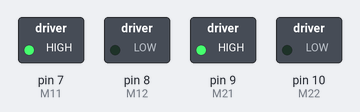
Bench run of a sketch on a simulated Arduino Uno, built with avr-gcc and run on an emulated ATmega328P. Parts: switched loads named in the sketch (green lamp = pin HIGH).

Above: at 0.1 s.
Timing chart, 0 to 1.6 s (numbered marks = the images above):
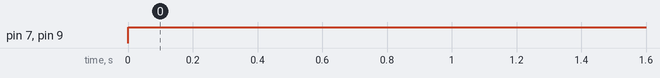

Measured:
- by itself, pin 7 (M11), pin 9 (M21): LOW → HIGH at 0.00 s

The sketch:

Motor_Control.ino
```cpp
#define M11 7  // Left Motor Pin 1
#define M12 8  // Left Motor Pin 2
#define M21 9  // Right Motor Pin 1
#define M22 10 // Right Motor Pin 2

void setup() {
  pinMode(M11, OUTPUT);
  pinMode(M12, OUTPUT);
  pinMode(M21, OUTPUT);
  pinMode(M22, OUTPUT);
}

void loop() {
  digitalWrite(7,HIGH);
  digitalWrite(8,LOW);
  digitalWrite(9,HIGH);
  digitalWrite(10,LOW);
}
```
